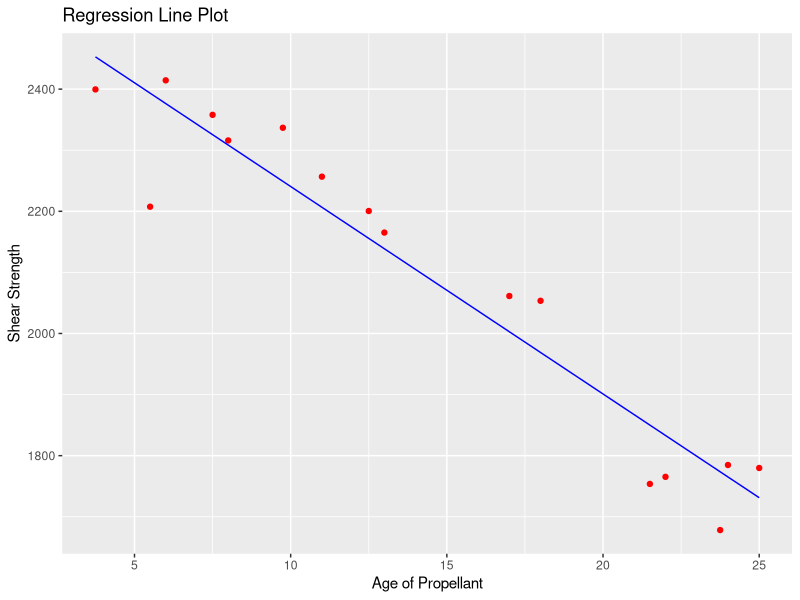
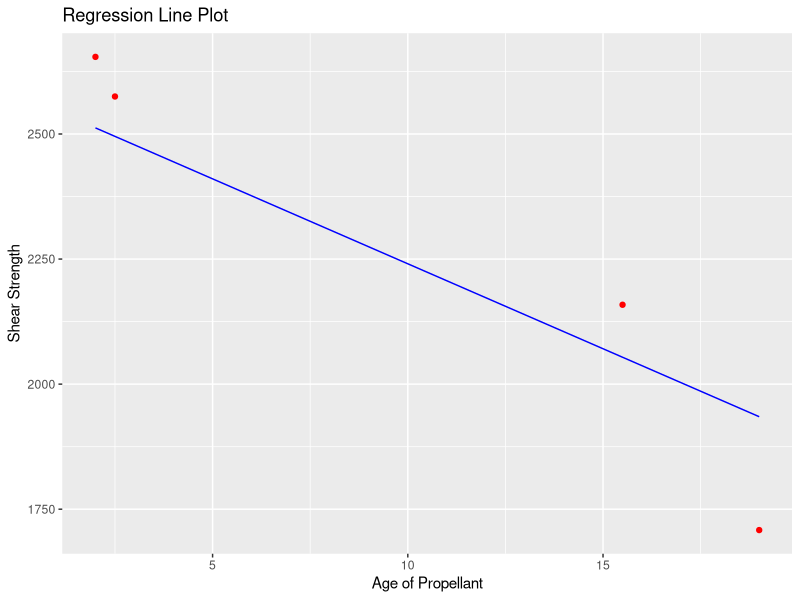
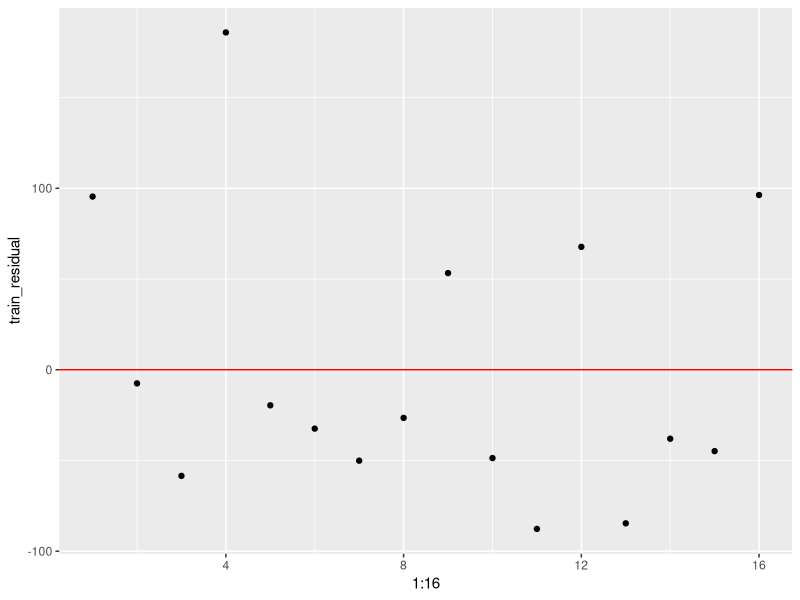
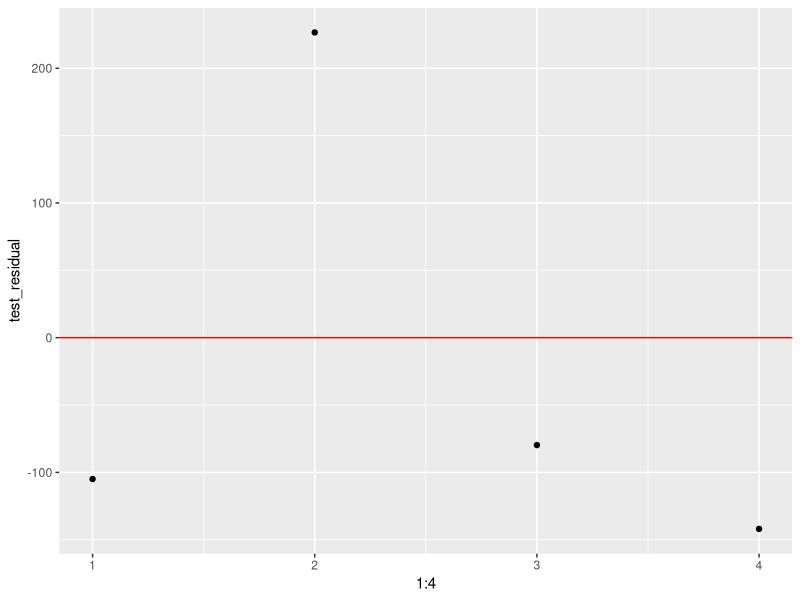
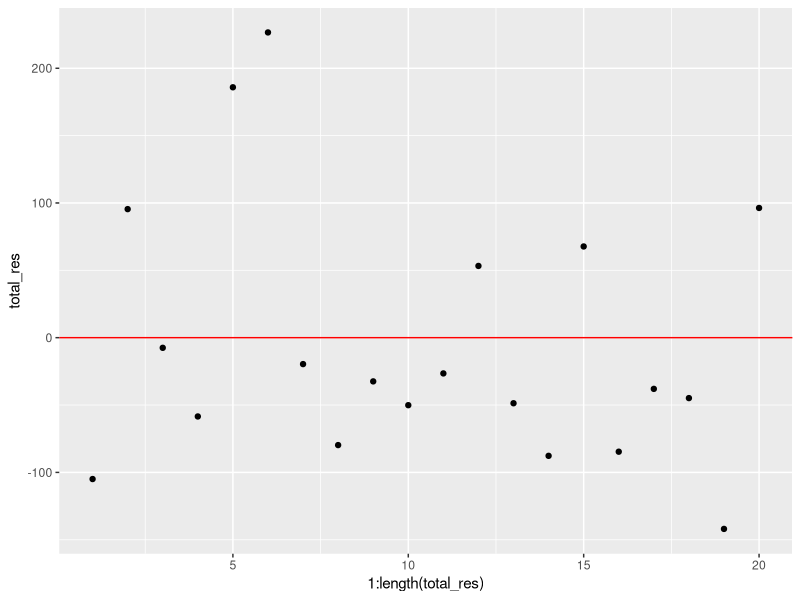

These figures' R source, in order:
# Simple Linear Regression on ROcket Fuel Data

library(caTools)
library(ggplot2)
set.seed(7)

df = read.csv("RocketFuel.csv")

# we predict Shear Strength based on Age of Propellant

split = sample.split(df$Shear.Strength, SplitRatio = 0.8)
training_set = subset(df, split == TRUE)
test_set = subset(df, split == FALSE)

model = lm(formula = Shear.Strength ~ Age.of.Propellant, data = training_set)

print(model)

y_train_pred = predict(model, training_set)

ggplot() +
  geom_point(aes(x = training_set$Age.of.Propellant,
                 y = training_set$Shear.Strength),
             colour = "red") +
  geom_line(aes(x = training_set$Age.of.Propellant,
                y = y_train_pred),
            colour = "blue") +
  ggtitle("Regression Line Plot")+
  xlab("Age of Propellant") + 
  ylab("Shear Strength")

y_test_pred = predict(model, test_set)

ggplot() +
  geom_point(aes(x = test_set$Age.of.Propellant,
                 y = test_set$Shear.Strength),
             colour = "red") +
  geom_line(aes(x = test_set$Age.of.Propellant,
                y = y_test_pred),
            colour = "blue") +
  ggtitle("Regression Line Plot")+
  xlab("Age of Propellant") + 
  ylab("Shear Strength")

# calculating residuals and plotting them
train_residual = y_train_pred - training_set$Shear.Strength
test_residual = y_test_pred - test_set$Shear.Strength

ggplot() +
  geom_point(aes(x = 1:16,
                 y = train_residual),
             colour = "black") + 
  geom_hline(yintercept = 0,
             linetype = "solid",
             color = "red")

ggplot() +
  geom_point(aes(x = 1:4,
                 y = test_residual),
             colour = "black") + 
  geom_hline(yintercept = 0,
             linetype = "solid",
             color = "red")

total_pred = predict(model, df)
total_res = total_pred - df$Shear.Strength

ggplot() +
  geom_point(aes(x = 1:length(total_res),
                 y = total_res),
             colour = "black") + 
  geom_hline(yintercept = 0,
             linetype = "solid",
             color = "red")
